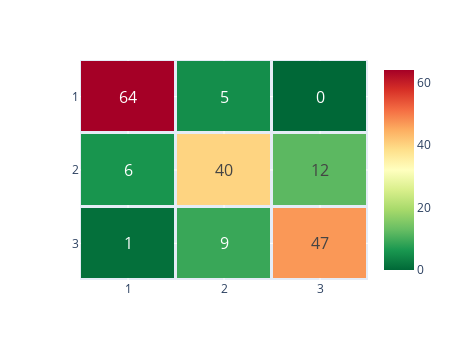

Write notebook code for a chart like this one.
### Code cell
heatmap_plotly(pd.DataFrame(confusion_matrix(testY, result_LR)))

### Figure 1 — Plotly figure (JSON) as saved in the notebook; plotly's stock layout.template omitted (floating-point values rounded to 4 significant figures)
{"data": [{"coloraxis": "coloraxis", "hovertemplate": "x: %{x}<br>y: %{y}<br>color: %{z}<extra></extra>", "name": "0", "textfont": {"size": 16}, "texttemplate": "%{z}", "type": "heatmap", "x": ["1", "2", "3"], "xaxis": "x", "xgap": 3, "y": ["1", "2", "3"], "yaxis": "y", "ygap": 3, "z": [[64, 5, 0], [6, 40, 12], [1, 9, 47]]}], "layout": {"coloraxis": {"colorscale": [[0, "rgb(0,104,55)"], [0.1, "rgb(26,152,80)"], [0.2, "rgb(102,189,99)"], [0.3, "rgb(166,217,106)"], [0.4, "rgb(217,239,139)"], [0.5, "rgb(255,255,191)"], [0.6, "rgb(254,224,139)"], [0.7, "rgb(253,174,97)"], [0.8, "rgb(244,109,67)"], [0.9, "rgb(215,48,39)"], [1, "rgb(165,0,38)"]]}, "height": 360, "margin": {"t": 60}, "width": 450, "xaxis": {"anchor": "y", "domain": [0, 1]}, "yaxis": {"anchor": "x", "autorange": "reversed", "domain": [0, 1]}}}
